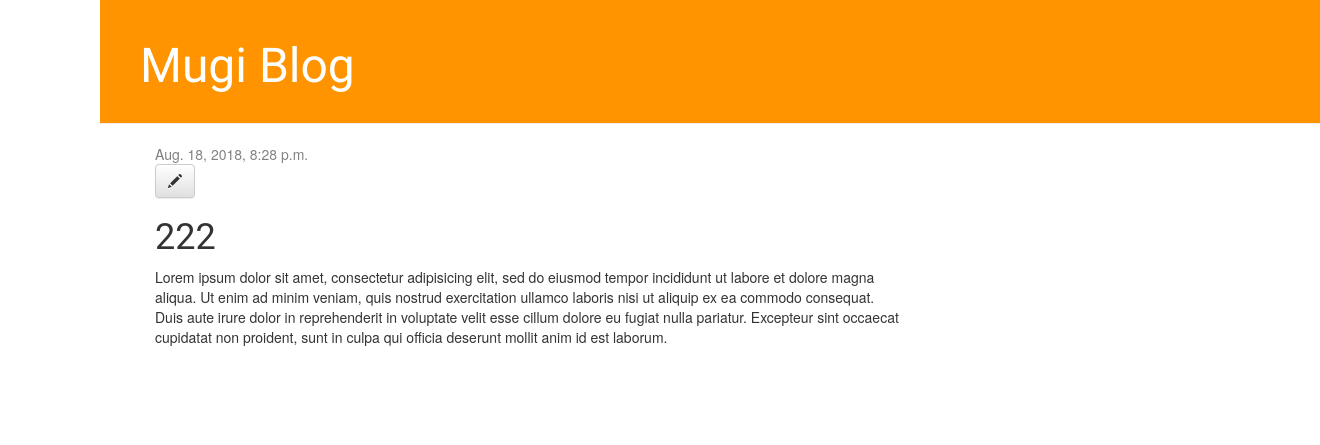
The app's page /post/2/ with its own data.
### blog/models.py (models this page shows, shortened)
class Post(models.Model):
    author = models.ForeignKey('auth.User', on_delete=models.CASCADE)
    title = models.CharField(max_length=200)
    text = models.TextField()
    created_date = models.DateTimeField(default=timezone.now)
    published_date = models.DateTimeField(blank=True, null=True)

### blog/views.py (the view)
# urls.py: path('post/<int:pk>/', views.post_detail, name='post_detail'),
def post_detail(request, pk):
    post = get_object_or_404(Post, pk=pk)
    return render(request, 'blog/post_detail.html', {'post':post})

### blog/templates/blog/post_detail.html
{% extends 'blog/base.html' %}
{% block content %}
    <div class="post">
      {% if post.published_date %}
        <div class="date">
          {{ post.published_date }}
        </div>
      {% endif %}
      <a class="btn btn-default" href="{% url 'post_edit' pk=post.pk %}"><span class="glyphicon glyphicon-pencil"</span></a>
      <h1>{{ post.title }}</h1>
      <p>{{ post.text|linebreaksbr }}</p>
    </div>
{% endblock %}

### blog/static/css/blog.css (style rules this page uses)
body { padding-left: 100px; }
h1, h2, h3, h4 { font-family: 'Lobster', cursive; }
.date { color: #828282; }
.post { margin-bottom: 70px; }

### records on screen
Post: published_date "Aug. 18, 2018, 8:28 p.m.", title "222", text "Lorem ipsum dolor sit amet, consectetur adipisicing elit, sed do eiusmod tempor incididunt ut labore et dolore magna aliqua. Ut enim ad minim veniam, quis nostrud exercitation ullamco laboris nisi ut aliquip ex ea commodo consequat. Duis aute irure dolor in reprehenderit in voluptate velit esse cillum dolore eu fugiat nulla pariatur. Excepteur sint occaecat cupidatat non proident, sunt in culpa qui officia deserunt mollit anim id est laborum."
